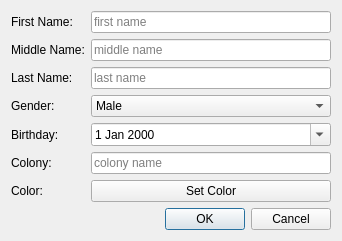
<?xml version="1.0" encoding="UTF-8"?>
<ui version="4.0">
 <class>Dialog</class>
 <widget class="QDialog" name="Dialog">
  <property name="geometry">
   <rect>
    <x>0</x>
    <y>0</y>
    <width>342</width>
    <height>222</height>
   </rect>
  </property>
  <property name="windowTitle">
   <string>Dialog</string>
  </property>
  <layout class="QVBoxLayout" name="verticalLayout_2">
   <item>
    <layout class="QGridLayout" name="gridLayout">
     <item row="1" column="1">
      <widget class="QLineEdit" name="lineEdit_middle_name">
       <property name="placeholderText">
        <string>middle name</string>
       </property>
      </widget>
     </item>
     <item row="0" column="1">
      <widget class="QLineEdit" name="lineEdit_first_name">
       <property name="placeholderText">
        <string>first name</string>
       </property>
      </widget>
     </item>
     <item row="2" column="0">
      <widget class="QLabel" name="label_3">
       <property name="text">
        <string>Last Name:</string>
       </property>
      </widget>
     </item>
     <item row="5" column="1">
      <widget class="QLineEdit" name="lineEdit_colony">
       <property name="placeholderText">
        <string>colony name</string>
       </property>
      </widget>
     </item>
     <item row="5" column="0">
      <widget class="QLabel" name="label_7">
       <property name="text">
        <string>Colony:</string>
       </property>
      </widget>
     </item>
     <item row="2" column="1">
      <widget class="QLineEdit" name="lineEdit_last_name">
       <property name="placeholderText">
        <string>last name</string>
       </property>
      </widget>
     </item>
     <item row="3" column="0">
      <widget class="QLabel" name="label_2">
       <property name="text">
        <string>Gender:</string>
       </property>
      </widget>
     </item>
     <item row="4" column="1">
      <widget class="QDateEdit" name="dateEdit_birthday">
       <property name="calendarPopup">
        <bool>true</bool>
       </property>
      </widget>
     </item>
     <item row="0" column="0">
      <widget class="QLabel" name="label">
       <property name="text">
        <string>First Name:</string>
       </property>
      </widget>
     </item>
     <item row="3" column="1">
      <widget class="QComboBox" name="comboBox_gender">
       <property name="maxVisibleItems">
        <number>2</number>
       </property>
       <property name="maxCount">
        <number>2</number>
       </property>
       <item>
        <property name="text">
         <string>Male</string>
        </property>
       </item>
       <item>
        <property name="text">
         <string>Female</string>
        </property>
       </item>
      </widget>
     </item>
     <item row="4" column="0">
      <widget class="QLabel" name="label_5">
       <property name="text">
        <string>Birthday:</string>
       </property>
      </widget>
     </item>
     <item row="1" column="0">
      <widget class="QLabel" name="label_8">
       <property name="text">
        <string>Middle Name:</string>
       </property>
      </widget>
     </item>
     <item row="6" column="1">
      <widget class="QPushButton" name="pushButton_set_color">
       <property name="text">
        <string>Set Color</string>
       </property>
      </widget>
     </item>
     <item row="6" column="0">
      <widget class="QLabel" name="label_4">
       <property name="text">
        <string>Color:</string>
       </property>
      </widget>
     </item>
    </layout>
   </item>
   <item>
    <widget class="QDialogButtonBox" name="buttonBox">
     <property name="orientation">
      <enum>Qt::Horizontal</enum>
     </property>
     <property name="standardButtons">
      <set>QDialogButtonBox::Cancel|QDialogButtonBox::Ok</set>
     </property>
    </widget>
   </item>
  </layout>
 </widget>
 <tabstops>
  <tabstop>lineEdit_first_name</tabstop>
  <tabstop>lineEdit_middle_name</tabstop>
  <tabstop>lineEdit_last_name</tabstop>
  <tabstop>comboBox_gender</tabstop>
  <tabstop>dateEdit_birthday</tabstop>
  <tabstop>lineEdit_colony</tabstop>
 </tabstops>
 <resources/>
 <connections>
  <connection>
   <sender>buttonBox</sender>
   <signal>accepted()</signal>
   <receiver>Dialog</receiver>
   <slot>accept()</slot>
   <hints>
    <hint type="sourcelabel">
     <x>248</x>
     <y>254</y>
    </hint>
    <hint type="destinationlabel">
     <x>157</x>
     <y>274</y>
    </hint>
   </hints>
  </connection>
  <connection>
   <sender>buttonBox</sender>
   <signal>rejected()</signal>
   <receiver>Dialog</receiver>
   <slot>reject()</slot>
   <hints>
    <hint type="sourcelabel">
     <x>316</x>
     <y>260</y>
    </hint>
    <hint type="destinationlabel">
     <x>286</x>
     <y>274</y>
    </hint>
   </hints>
  </connection>
 </connections>
</ui>
